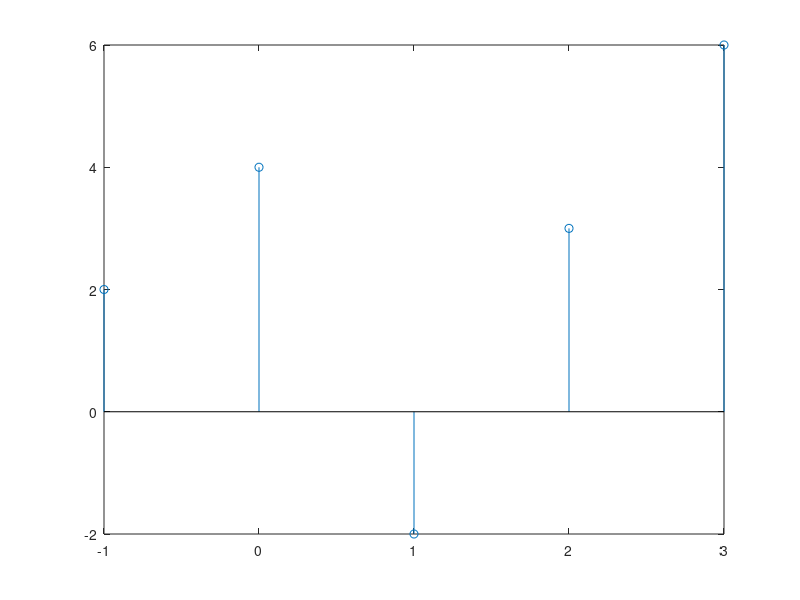
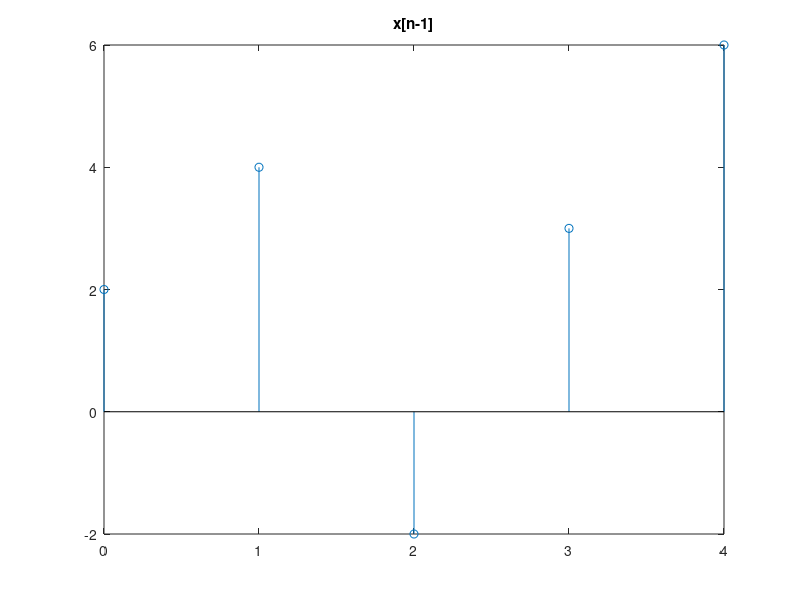
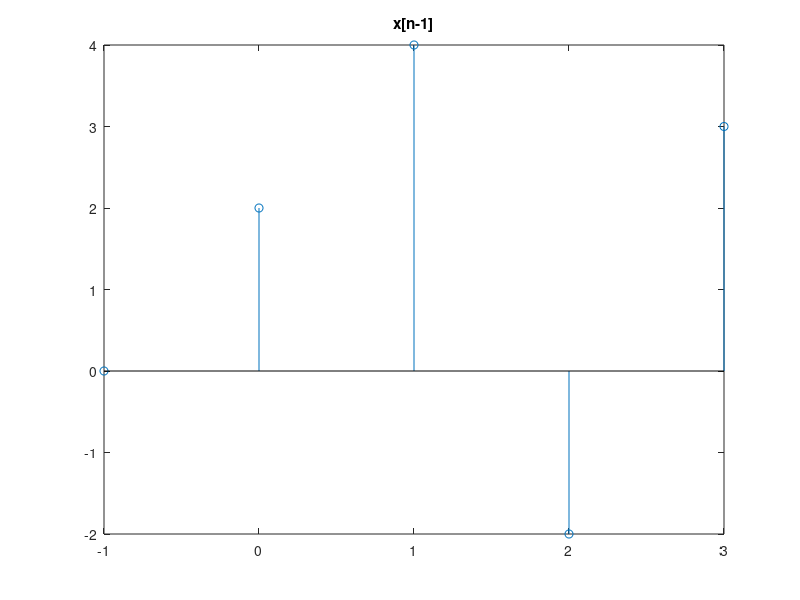

These charts were generated, in order, by the following MATLAB code:
clc;
clear all;
close all;


x=[2 4 -2 3 6];
n=[-1 0 1 2 3];
% n = -1:3; de yazılabilir aynı aralığı örnekler
stem(n,x);
% bir sürü nokta olursa plot ile çizdirmek daha işimize gelebilir.
% çünkü plot dediğimiz şey 2 nokta arasına bir çizgi çekiyor.
% yani doğrusal interpolasyon dediğimiz olay
% ayrık değil de sürekli zaman işaretiymiş gibi davranıyor.
%%% plot(n,x);

% x ve n sizeleri aynı olmak zorunda
% bu işareti bir birim ötelemek için MATLAB'da 
% 2 yol bulunuyor

% 1.yol (işaretin doğrudan yatay eksenini değiştirebliriz)

n2 = 0:4;
figure; stem(n2,x),title("x[n-1]");

% 2. yol 
x2=[0,x(1:end-1)];
figure;stem(n,x2),title("x[n-1]");


